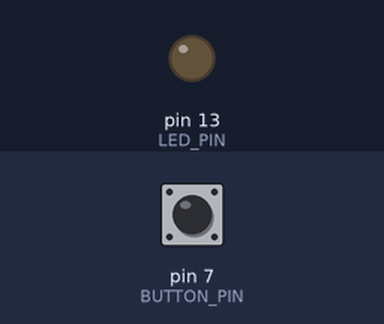
Recording of a sketch running on a simulated Arduino Uno, built with avr-gcc and run on an emulated ATmega328P. On the bench: output pins drawn as LEDs (lit = HIGH). Inputs (shaded band) come from the test bench; at power-on: pin 7 (BUTTON_PIN) LOW.

Above: at 1.2 s.
1.3 s: pin 7 (BUTTON_PIN) pulled HIGH for 0.15 s
At 1.37 s:
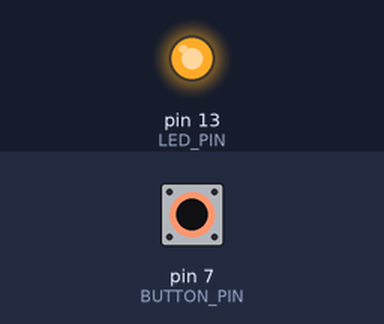
2.9 s: pin 7 (BUTTON_PIN) pulled HIGH for 3.2 s
At 6.7 s:
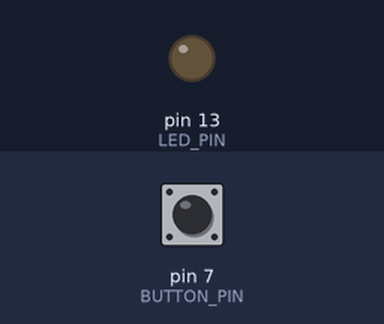
Timing chart, 0 to 8.2 s (numbered marks = the images above; inputs shaded):
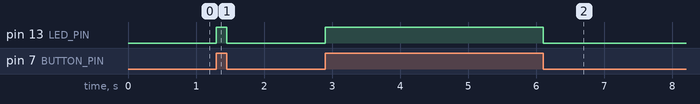

Measured:
- after the input at 1.3 s, pin 13 (LED_PIN): LOW → HIGH at once, → LOW 0.15 s later
- after the input at 2.9 s, pin 13 (LED_PIN): LOW → HIGH at once, → LOW 3.2 s later

The sketch:

SimpleButton.ino
```cpp
const unsigned int BUTTON_PIN = 7;
const unsigned int LED_PIN = 13;

void setup(){
    pinMode(LED_PIN, OUTPUT);
    pinMode(BUTTON_PIN, INPUT);
}

void loop(){
//    const int BUTTON_STATE = digitalRead(BUTTON_PIN);
//    if (BUTTON_STATE == HIGH)
//        digitalWrite(LED_PIN, HIGH);
//    else
//        digitalWrite(LED_PIN, LOW);
    digitalWrite(LED_PIN, digitalRead(BUTTON_PIN));
}
```
